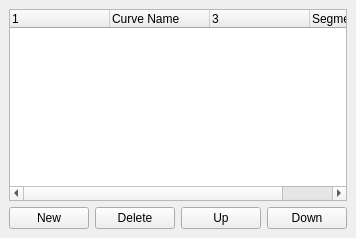
     <widget class="QDockWidget" name="DockCurvesSettings" >
      <property name="enabled" >
       <bool>true</bool>
      </property>
      <property name="floating" >
       <bool>true</bool>
      </property>
      <property name="features" >
       <set>QDockWidget::DockWidgetFloatable|QDockWidget::DockWidgetMovable|QDockWidget::NoDockWidgetFeatures</set>
      </property>
      <property name="allowedAreas" >
       <set>Qt::LeftDockWidgetArea|Qt::NoDockWidgetArea|Qt::RightDockWidgetArea</set>
      </property>
      <property name="windowTitle" >
       <string>Curves</string>
      </property>
      <widget class="QWidget" name="dockWidgetContents_4" >
       <layout class="QVBoxLayout" >
        <item>
         <widget class="QTreeWidget" name="CurvesTreeWidget" >
          <property name="selectionMode" >
           <enum>QAbstractItemView::ExtendedSelection</enum>
          </property>
          <property name="textElideMode" >
           <enum>Qt::ElideMiddle</enum>
          </property>
          <property name="rootIsDecorated" >
           <bool>false</bool>
          </property>
          <property name="uniformRowHeights" >
           <bool>true</bool>
          </property>
          <column>
           <property name="text" >
            <string/>
           </property>
          </column>
          <column>
           <property name="text" >
            <string>Curve Name</string>
           </property>
          </column>
          <column>
           <property name="text" >
            <string/>
           </property>
          </column>
          <column>
           <property name="text" >
            <string>Segment</string>
           </property>
          </column>
         </widget>
        </item>
        <item>
         <layout class="QHBoxLayout" >
          <item>
           <widget class="QPushButton" name="Curve_Add" >
            <property name="minimumSize" >
             <size>
              <width>50</width>
              <height>16</height>
             </size>
            </property>
            <property name="text" >
             <string>New</string>
            </property>
           </widget>
          </item>
          <item>
           <widget class="QPushButton" name="CurveDelete" >
            <property name="minimumSize" >
             <size>
              <width>50</width>
              <height>16</height>
             </size>
            </property>
            <property name="text" >
             <string>Delete</string>
            </property>
           </widget>
          </item>
          <item>
           <widget class="QPushButton" name="CurveMoveUp" >
            <property name="minimumSize" >
             <size>
              <width>50</width>
              <height>16</height>
             </size>
            </property>
            <property name="text" >
             <string>Up</string>
            </property>
           </widget>
          </item>
          <item>
           <widget class="QPushButton" name="CurveMoveDown" >
            <property name="minimumSize" >
             <size>
              <width>50</width>
              <height>16</height>
             </size>
            </property>
            <property name="text" >
             <string>Down</string>
            </property>
           </widget>
          </item>
         </layout>
        </item>
       </layout>
      </widget>
     </widget>
